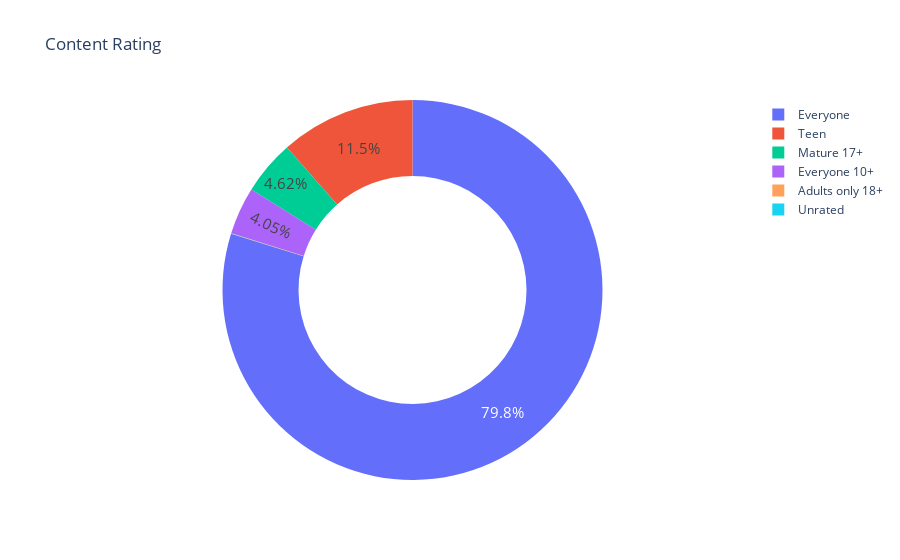

The cell this chart's notebook holds for it:
### Code cell
# turn a pie into a donut with the hole attribute
fig = px.pie(labels=ratings.index,
values=ratings.values,
title="Content Rating",
names=ratings.index,
hole=0.6,
)
fig.update_traces(textposition='inside', textfont_size=15, textinfo='percent')
 
fig.show()

### Figure 1 — Plotly figure (JSON) as saved in the notebook; plotly's stock layout.template omitted (floating-point values rounded to 4 significant figures)
{"data": [{"domain": {"x": [0, 1], "y": [0, 1]}, "hole": 0.6, "hovertemplate": "label=%{label}<br>value=%{value}<extra></extra>", "labels": ["Everyone", "Teen", "Mature 17+", "Everyone 10+", "Adults only 18+", "Unrated"], "legendgroup": "", "name": "", "showlegend": true, "textfont": {"size": 15}, "textinfo": "percent", "textposition": "inside", "type": "pie", "values": [7094, 1022, 411, 360, 3, 1]}], "layout": {"legend": {"tracegroupgap": 0}, "title": {"text": "Content Rating"}}}
